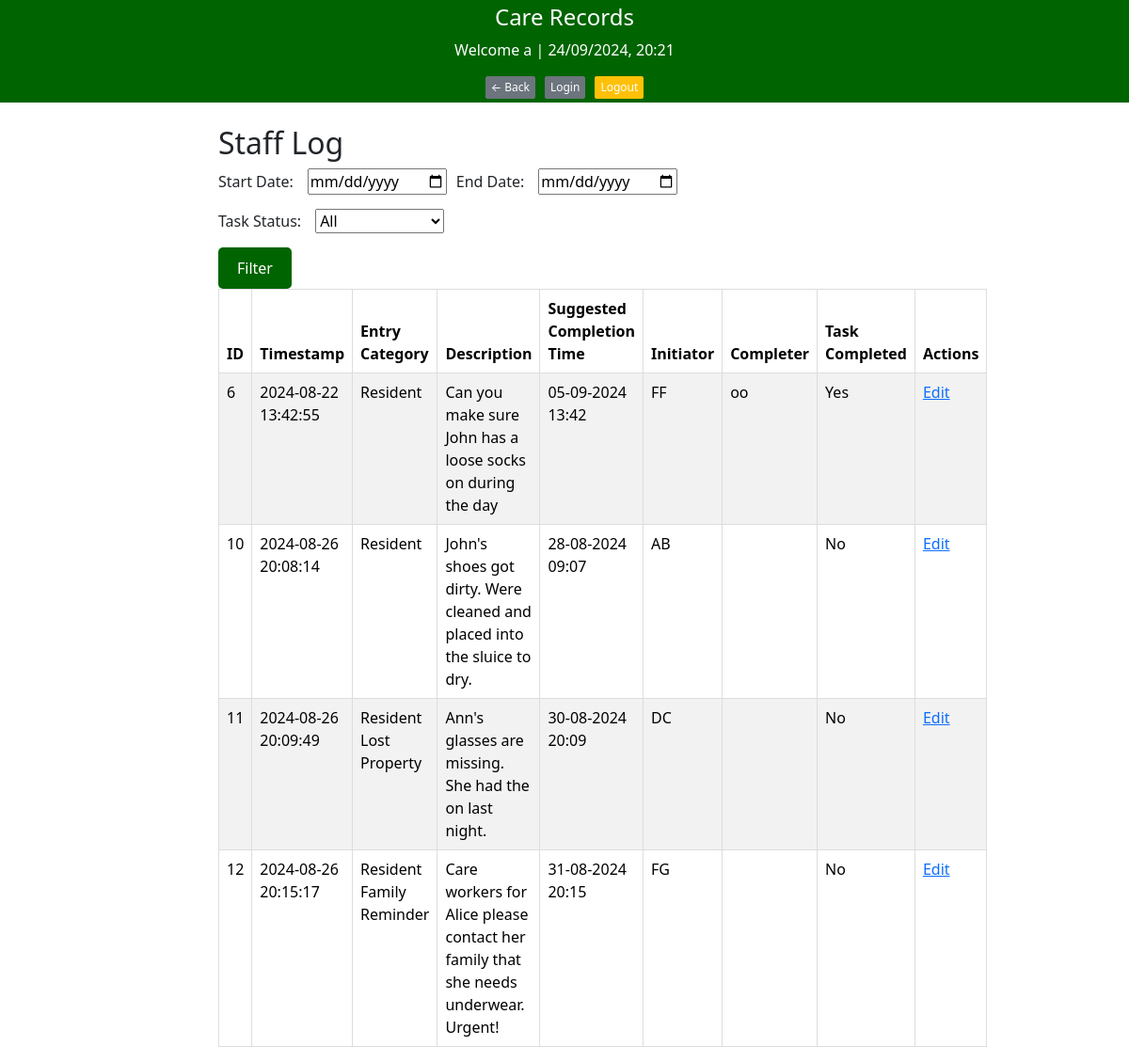
/staff_log/view_staff_log (signed in), run on the app's committed database.
### tables this page shows
CREATE TABLE "staff_log" (
            id INTEGER PRIMARY KEY AUTOINCREMENT,
            timestamp TEXT,
            entry_category TEXT,
            description TEXT,
            suggested_completion_time DATETIME,
            initiator TEXT,
            completer TEXT, task_completed BOOLEAN DEFAULT 0);

### app/staff_log/routes.py (the view)
@bp.route('/view_staff_log', methods=['GET'])
def view_staff_log():
    start_date = request.args.get('start_date')
    end_date = request.args.get('end_date')
    task_completed = request.args.get('task_completed')  # 'all', 'completed', 'not_completed'
    conn = sqlite3.connect('care4.db')
    cursor = conn.cursor()
    query = 'SELECT * FROM staff_log WHERE 1=1'
    params = []
    if start_date and end_date:
        query += ' AND timestamp BETWEEN ? AND ?'
        params.extend([start_date, end_date])
    if task_completed == 'completed':
        query += ' AND task_completed = 1'
    elif task_completed == 'not_completed':
        query += ' AND task_completed = 0'
    cursor.execute(query, params)
    logs = cursor.fetchall()
    conn.close()
    formatted_logs = []
    for log in logs:
        log = list(log)
        log[4] = datetime.strptime(log[4], '%Y-%m-%dT%H:%M').strftime('%d-%m-%Y %H:%M')
        formatted_logs.append(log)
    return render_template('view_staff_log.html', logs=formatted_logs)

### app/templates/view_staff_log.html (shortened to what this page needs)
{% extends "base.html" %}
{% block content %}
    <h2>Staff Log</h2>
    <form method="get" action="{{ url_for('staff_log.view_staff_log') }}">
        <div class="form-row">
            <label for="start_date">Start Date:</label>
            <input type="date" id="start_date" name="start_date">
            <label for="end_date">End Date:</label>
            <input type="date" id="end_date" name="end_date">
        </div>
        <div class="form-row">
            <label for="task_completed">Task Status:</label>
            <select id="task_completed" name="task_completed">
                <option value="all">All</option>
            </select>
        </div>
        <button type="submit">Filter</button>
    </form>
    <table class="table table-striped">
        <thead>
            <tr>
                <th>ID</th>
                <th>Timestamp</th>
                <th>Entry Category</th>
                <th class="description-column">Description</th>
                <th>Suggested Completion Time</th>
                <th>Initiator</th>
                <th>Completer</th>
                <th>Task Completed</th>
                <th>Actions</th>
            </tr>
        </thead>
        <tbody>
            {% for log in logs %}
                <tr>
                    <td>{{ log[0] }}</td>
                    <td>{{ log[1] }}</td>
                    <td>{{ log[2] }}</td>
                    <td>{{ log[3] }}</td>
                    <td>{{ log[4] }}</td>
                    <td>{{ log[5] }}</td>
                    <td>{{ log[6] }}</td>
                    <td>{{ 'Yes' if log[7] else 'No' }}</td>
                    <td><a href="{{ url_for('staff_log.update_staff_log', log_id=log[0]) }}">Edit</a></td>
                </tr>
            {% endfor %}
        </tbody>
    </table>
{% endblock %}

### app/templates/base.html (style rules this page uses)
button[type="submit"] { background-color: #006400; color: white; padding: 10px 20px; border: none; border-radius: 5px; cursor: pointer; }
table td { padding: 5px; }
table, th, td { border: 1px solid #ddd; border-collapse: collapse; }
th, td { padding: 8px; }
th { background-color: #f2f2f2; }
.description-column { width: 300px; max-width: 600px; word-wrap: break-word; }

### app/templates/view_staff_log.html (style rules this page uses)
.form-row { display: flex; align-items: center; gap: 10px; margin-bottom: 15px; }
.form-row label { margin-right: 5px; }

### data on the page
staff_log: id "6", timestamp "2024-08-22 13:42:55", entry_category "Resident", description "Can you make sure John has a loose socks on during the day", suggested_completion_time "05-09-2024 13:42", initiator "FF", completer "oo", task_completed "Yes"
staff_log: id "10", timestamp "2024-08-26 20:08:14", entry_category "Resident", description "John's shoes got dirty. Were cleaned and placed into the sluice to dry.", suggested_completion_time "28-08-2024 09:07", initiator "AB", task_completed "No"
staff_log: id "11", timestamp "2024-08-26 20:09:49", entry_category "Resident Lost Property", description "Ann's glasses are missing. She had the on last night.", suggested_completion_time "30-08-2024 20:09", initiator "DC", task_completed "No"
staff_log: id "12", timestamp "2024-08-26 20:15:17", entry_category "Resident Family Reminder", description "Care workers for Alice please contact her family that she needs underwear. Urgent!", suggested_completion_time "31-08-2024 20:15", initiator "FG", task_completed "No"

### other printed values
{{ session.username }} "a"
